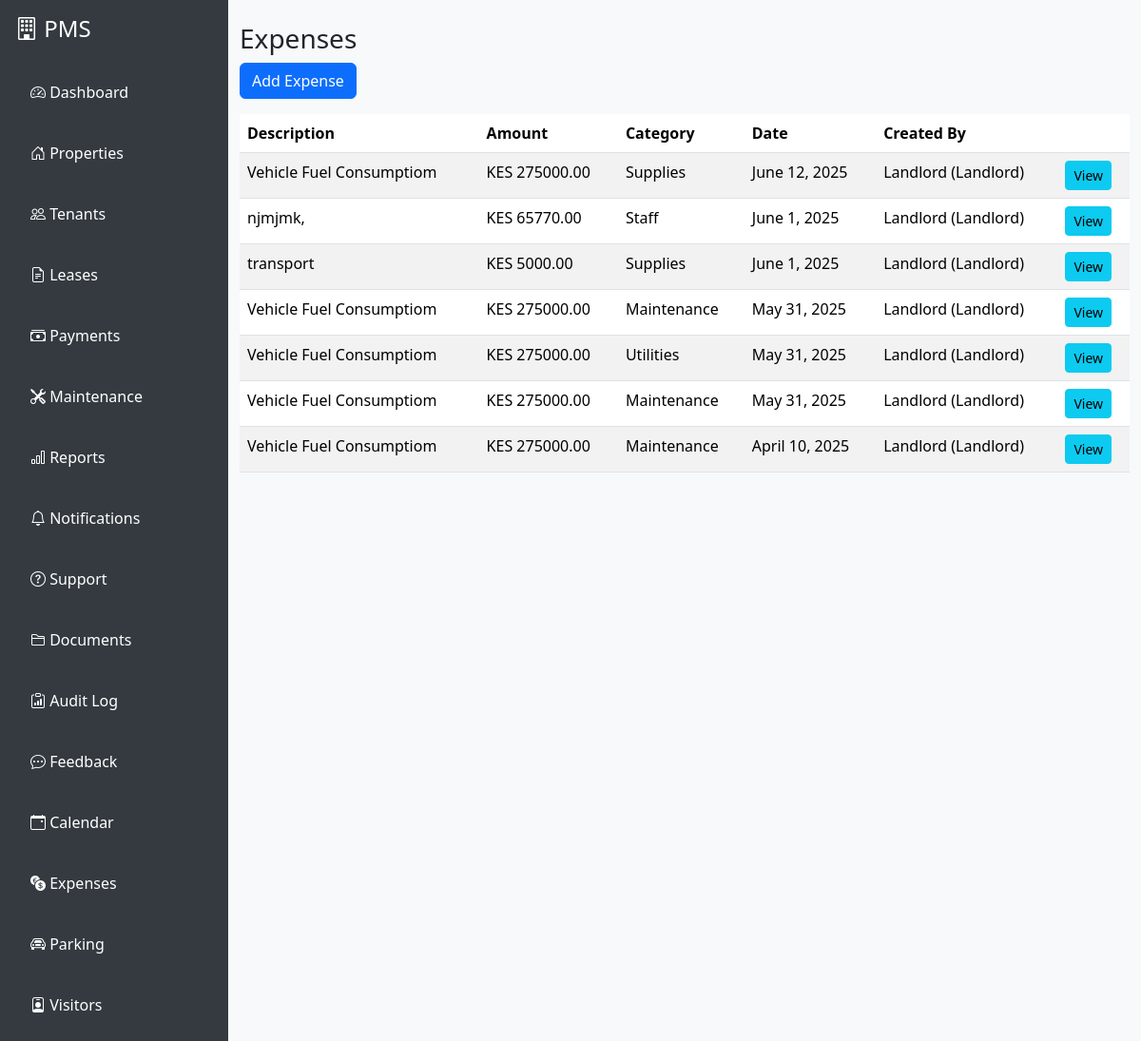
/expenses/ (signed in), run on the app's committed database.
### expenses/models.py (models this page shows, shortened)
class Expense(models.Model):
    CATEGORY_CHOICES = [
        ('maintenance', 'Maintenance'),
        ('utilities', 'Utilities'),
        ('staff', 'Staff'),
        ('supplies', 'Supplies'),
        ('other', 'Other'),
    ]
    description = models.CharField(max_length=255)
    amount = models.DecimalField(max_digits=12, decimal_places=2)
    category = models.CharField(max_length=50, choices=CATEGORY_CHOICES)
    date = models.DateField()
    property = models.ForeignKey(Building, on_delete=models.CASCADE, related_name='expenses', null=True, blank=True)  # <-- Add this line
    created_by = models.ForeignKey(get_user_model(), on_delete=models.SET_NULL, null=True, blank=True)
    created_at = models.DateTimeField(auto_now_add=True)

### accounts/models.py (models this page shows)
class User(AbstractUser):
    ROLE_CHOICES = [
        ('landlord', 'Landlord'),
        ('tenant', 'Tenant'),
        ('agent', 'Agent'),
        ('caretaker', 'Caretaker'),
    ]
    role = models.CharField(max_length=20, choices=ROLE_CHOICES)
    full_name = models.CharField(max_length=100, blank=True, null=True)
    phone_number = models.CharField(max_length=20, blank=True, null=True)
    national_id = models.CharField(max_length=30, blank=True, null=True)
    company_name = models.CharField(max_length=100, blank=True, null=True)
    agency_name = models.CharField(max_length=100, blank=True, null=True)
    emergency_contact_name = models.CharField(max_length=100, blank=True, null=True)
    emergency_contact_phone = models.CharField(max_length=20, blank=True, null=True)
    assigned_property = models.CharField(max_length=100, blank=True, null=True)
    def __str__(self):
        return f"{self.username} ({self.get_role_display()})"

### expenses/views.py (the view, shortened to what this page needs)
# urls.py: path('', views.expense_list, name='expense_list'),
@login_required
def expense_list(request):
    user = request.user
    if user.is_superuser:
        expenses = Expense.objects.all().order_by('-date')
    elif hasattr(user, "role"):
        if user.role == "landlord":
            expenses = Expense.objects.filter(
                property__landlord=user
            ).order_by('-date')
        else:
            expenses = Expense.objects.filter(created_by=user).order_by('-date')
    else:
        expenses = Expense.objects.none()
    return render(request, "expenses/expense_list.html", {"expenses": expenses})

### templates/expenses/expense_list.html
{% extends "base.html" %}
{% block content %}
<div class="container mt-4">
    <h3>Expenses</h3>
    <a href="{% url 'expense_create' %}" class="btn btn-primary mb-3">Add Expense</a>
    <table class="table table-striped">
        <thead>
            <tr>
                <th>Description</th>
                <th>Amount</th>
                <th>Category</th>
                <th>Date</th>
                <th>Created By</th>
                <th></th>
            </tr>
        </thead>
        <tbody>
            {% for expense in expenses %}
            <tr>
                <td>{{ expense.description }}</td>
                <td>KES {{ expense.amount }}</td>
                <td>{{ expense.get_category_display }}</td>
                <td>{{ expense.date }}</td>
                <td>{{ expense.created_by }}</td>
                <td><a href="{% url 'expense_detail' expense.pk %}" class="btn btn-info btn-sm">View</a></td>
            </tr>
            {% empty %}
            <tr><td colspan="6">No expenses found.</td></tr>
            {% endfor %}
        </tbody>
    </table>
</div>
{% endblock %}

### templates/base.html (style rules this page uses)
body { background: #f8f9fa; transition: background 0.3s, color 0.3s; }

### data on the page
Expense: description "Vehicle Fuel Consumptiom", amount "275000.00", category "Supplies", date "June 12, 2025", created_by "Landlord (Landlord)"
Expense: description "njmjmk,", amount "65770.00", category "Staff", date "June 1, 2025", created_by "Landlord (Landlord)"
Expense: description "transport", amount "5000.00", category "Supplies", date "June 1, 2025", created_by "Landlord (Landlord)"
Expense: description "Vehicle Fuel Consumptiom", amount "275000.00", category "Maintenance", date "May 31, 2025", created_by "Landlord (Landlord)"
Expense: description "Vehicle Fuel Consumptiom", amount "275000.00", category "Utilities", date "May 31, 2025", created_by "Landlord (Landlord)"
Expense: description "Vehicle Fuel Consumptiom", amount "275000.00", category "Maintenance", date "May 31, 2025", created_by "Landlord (Landlord)"
Expense: description "Vehicle Fuel Consumptiom", amount "275000.00", category "Maintenance", date "April 10, 2025", created_by "Landlord (Landlord)"
